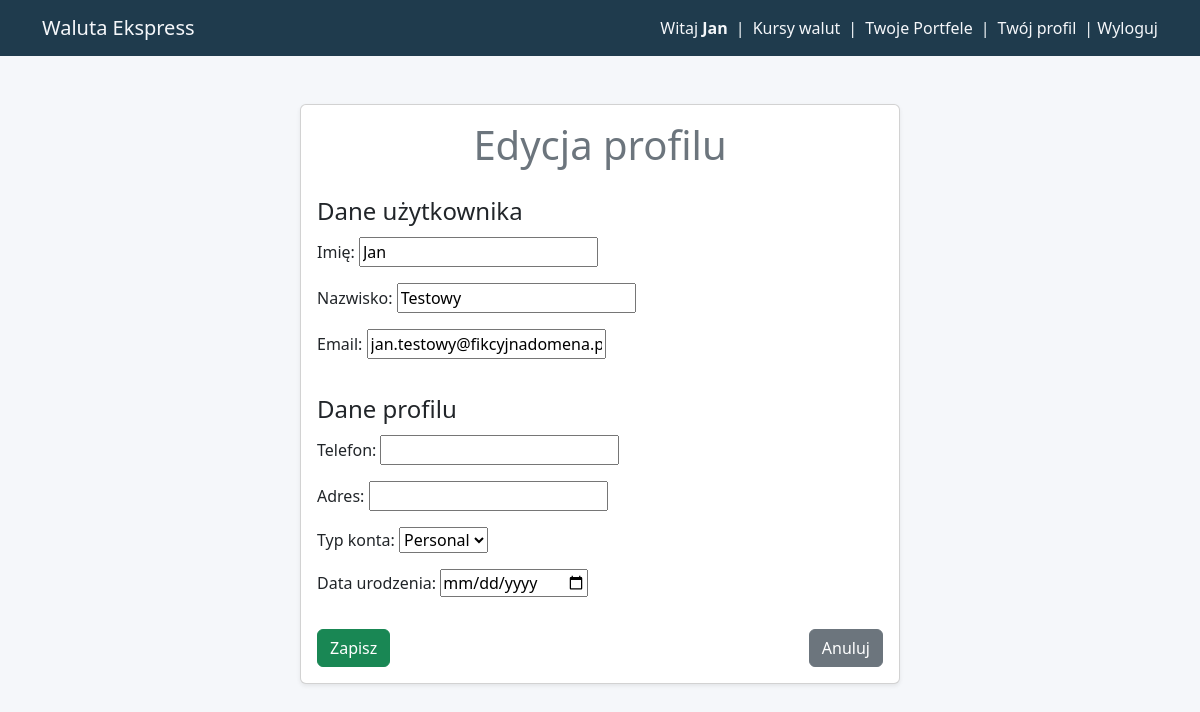
Page /profile/edit/ (signed in) on the earlier database version.
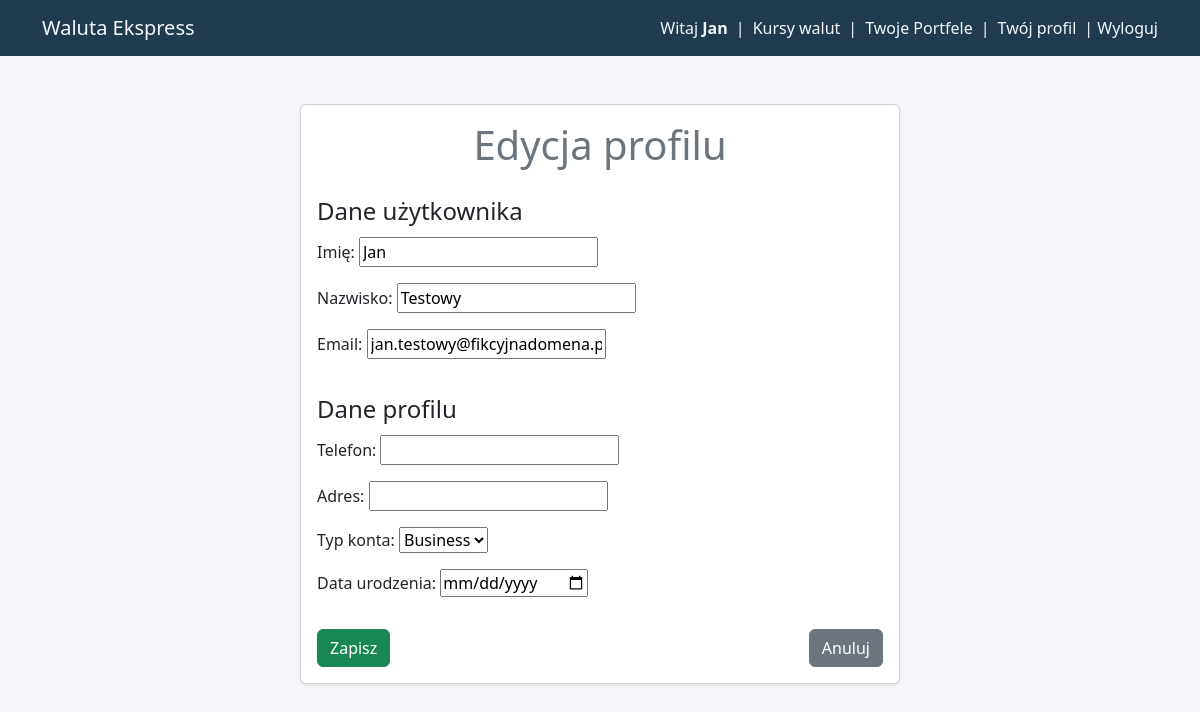
Same page on the later database version.
### apps/backend_brokers/models.py (models this page shows, shortened)
class Profile(models.Model):
    user = models.OneToOneField(User, on_delete=models.CASCADE)
    phone_number = models.CharField(max_length=20, blank=True)
    address = models.CharField(max_length=255, blank=True)
    account_type = models.CharField(
        max_length=20, choices=ACCOUNT_CHOICES, default="personal"
    )
    date_of_birth = models.DateField(null=True, blank=True)
    transaction_limit = models.PositiveIntegerField(default=10)
    wallet_limit = models.PositiveIntegerField(default=5)
    created_at = models.DateTimeField(auto_now_add=True)
    updated_at = models.DateTimeField(auto_now=True)

### apps/backend_brokers/views.py (the view, shortened to what this page needs)
# urls.py: path("profile/edit/", views.profile_edit, name="profile_edit"),
@login_required
def profile_edit(request):
    user_form = UserEditForm(instance=request.user)
    profile_form = ProfileEditForm(instance=request.user.profile)
    return render(
        request,
        "backend_brokers/profile_edit.html",
        {
            "uform": user_form,
            "pform": profile_form,
        },
    )

### apps/backend_brokers/forms.py (shortened to what this page needs)
class UserEditForm(forms.ModelForm):
    class Meta:
        model = User
        fields = ["first_name", "last_name", "email"]
        labels = {
            "first_name": "Imię",
            "last_name": "Nazwisko",
            "email": "Email",
        }

class ProfileEditForm(forms.ModelForm):
    class Meta:
        model = Profile
        fields = ["phone_number", "address", "account_type", "date_of_birth"]
        labels = {
            "phone_number": "Telefon",
            "address": "Adres",
            "account_type": "Typ konta",
            "date_of_birth": "Data urodzenia",
        }
        widgets = {
            "date_of_birth": forms.DateInput(attrs={"type": "date"}),
        }

### apps/backend_brokers/templates/backend_brokers/profile_edit.html (shortened to what this page needs)
{% extends 'backend_brokers/base.html' %}
{% block content %}
<div class="container mt-5">
    <div class="card shadow-sm mx-auto" style="max-width: 600px;">
        <div class="card-body">
            <h1 class="card-title text-center mb-4" style="color: #6c757d;">Edycja profilu</h1>
            <form method="post">
                <fieldset class="mb-3">
                    <legend>Dane użytkownika</legend>
                    {{ uform.as_p }}
                </fieldset>
                <fieldset class="mb-3">
                    <legend>Dane profilu</legend>
                    {{ pform.as_p }}
                </fieldset>
                <div class="d-flex justify-content-between">
                    <button type="submit" class="btn btn-success">Zapisz</button>
                    <a href="{% url 'profile' %}" class="btn btn-secondary">Anuluj</a>
                </div>
            </form>
        </div>
    </div>
</div>
{% endblock %}

Differences in the rows shown:
changed Profile: account_type "Personal" → "Business"
